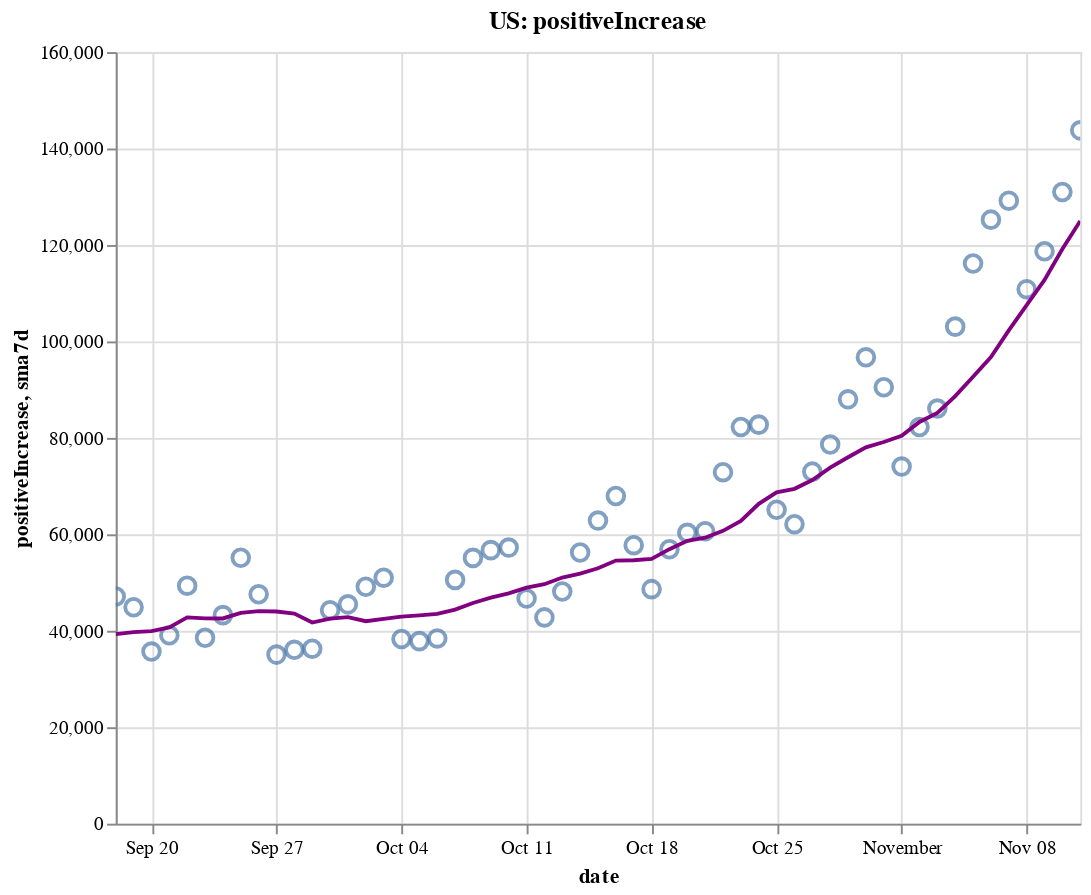

Here is the notebook cell this chart was saved with:
### Code cell
create_plot(us, 'positiveIncrease')

### Figure 1 — Vega-Lite specification as saved in the notebook (floating-point values rounded to 4 significant figures)
{"config": {"view": {"continuousWidth": 400, "continuousHeight": 300}}, "layer": [{"layer": [{"mark": {"type": "point", "size": 75}, "encoding": {"tooltip": [{"type": "temporal", "field": "date"}, {"type": "quantitative", "field": "positiveIncrease"}, {"type": "quantitative", "field": "sma7d"}], "x": {"type": "temporal", "field": "date"}, "y": {"type": "quantitative", "field": "positiveIncrease"}}, "selection": {"selector002": {"type": "interval", "bind": "scales", "encodings": ["x", "y"]}}}, {"mark": {"type": "line", "color": "purple"}, "encoding": {"x": {"type": "temporal", "field": "date"}, "y": {"type": "quantitative", "field": "sma7d"}}}]}, {"mark": {"type": "rule", "color": "#aaa"}, "encoding": {"x": {"type": "temporal", "field": "date"}}, "transform": [{"filter": {"selection": "selector001"}}]}, {"mark": "circle", "encoding": {"opacity": {"condition": {"value": 1, "selection": "selector001"}, "value": 0}, "tooltip": [{"type": "temporal", "field": "date"}, {"type": "quantitative", "field": "positiveIncrease"}, {"type": "quantitative", "field": "sma7d"}], "x": {"type": "temporal", "field": "date"}, "y": {"type": "quantitative", "field": "positiveIncrease"}}, "selection": {"selector001": {"type": "single", "encodings": ["x"], "on": "mouseover", "nearest": true, "empty": "none"}}}, {"mark": {"type": "text", "align": "left", "dx": 5, "dy": -5, "stroke": "white", "strokeWidth": 2}, "encoding": {"text": {"type": "quantitative", "field": "positiveIncrease"}, "tooltip": [{"type": "temporal", "field": "date"}, {"type": "quantitative", "field": "positiveIncrease"}, {"type": "quantitative", "field": "sma7d"}], "x": {"type": "temporal", "field": "date"}, "y": {"type": "quantitative", "field": "positiveIncrease"}}, "transform": [{"filter": {"selection": "selector001"}}]}, {"mark": {"type": "text", "align": "left", "dx": 5, "dy": -5}, "encoding": {"text": {"type": "quantitative", "field": "positiveIncrease"}, "tooltip": [{"type": "temporal", "field": "date"}, {"type": "quantitative", "field": "positiveIncrease"}, {"type": "quantitative", "field": "sma7d"}], "x": {"type": "temporal", "field": "date"}, "y": {"type": "quantitative", "field": "positiveIncrease"}}, "transform": [{"filter": {"selection": "selector001"}}]}], "data": {"name": "data-a79a46107ecaee8271f8865f1e08f477"}, "height": 400, "title": "US: positiveIncrease", "width": 500, "$schema": "https://vega.github.io/schema/vega-lite/v4.8.1.json", "datasets": {"data-a79a46107ecaee8271f8865f1e08f477": [{"date": "2020-09-18T00:00:00", "totalTestResultsIncrease": 1093000.0, "positiveIncrease": 47120.0, "death": 190600.0, "deathIncrease": 901.0, "positiveRate": 0.043, "state": "US", "sma7d": 39290.0}, {"date": "2020-09-19T00:00:00", "totalTestResultsIncrease": 1176000.0, "positiveIncrease": 44890.0, "death": 191300.0, "deathIncrease": 740.0, "positiveRate": 0.038, "state": "US", "sma7d": 39730.0}, {"date": "2020-09-20T00:00:00", "totalTestResultsIncrease": 978400.0, "positiveIncrease": 35690.0, "death": 191600.0, "deathIncrease": 327.0, "positiveRate": 0.036, "state": "US", "sma7d": 39930.0}, {"date": "2020-09-21T00:00:00", "totalTestResultsIncrease": 775000.0, "positiveIncrease": 39060.0, "death": 191900.0, "deathIncrease": 287.0, "positiveRate": 0.05, "state": "US", "sma7d": 40700.0}, {"date": "2020-09-22T00:00:00", "totalTestResultsIncrease": 850800.0, "positiveIncrease": 49350.0, "death": 192800.0, "deathIncrease": 854.0, "positiveRate": 0.058, "state": "US", "sma7d": 42770.0}, {"date": "2020-09-23T00:00:00", "totalTestResultsIncrease": 1010000.0, "positiveIncrease": 38550.0, "death": 193900.0, "deathIncrease": 1159.0, "positiveRate": 0.038, "state": "US", "sma7d": 42580.0}, {"date": "2020-09-24T00:00:00", "totalTestResultsIncrease": 1038000.0, "positiveIncrease": 43240.0, "death": 194800.0, "deathIncrease": 921.0, "positiveRate": 0.042, "state": "US", "sma7d": 42560.0}, {"date": "2020-09-25T00:00:00", "totalTestResultsIncrease": 1112000.0, "positiveIncrease": 55140.0, "death": 195700.0, "deathIncrease": 844.0, "positiveRate": 0.05, "state": "US", "sma7d": 43700.0}, {"date": "2020-09-26T00:00:00", "totalTestResultsIncrease": 1123000.0, "positiveIncrease": 47580.0, "death": 196600.0, "deathIncrease": 869.0, "positiveRate": 0.042, "state": "US", "sma7d": 44090.0}, {"date": "2020-09-27T00:00:00", "totalTestResultsIncrease": 905600.0, "positiveIncrease": 35060.0, "death": 196900.0, "deathIncrease": 307.0, "positiveRate": 0.039, "state": "US", "sma7d": 44000.0}, {"date": "2020-09-28T00:00:00", "totalTestResultsIncrease": 1164000.0, "positiveIncrease": 36060.0, "death": 197100.0, "deathIncrease": 257.0, "positiveRate": 0.031, "state": "US", "sma7d": 43570.0}, {"date": "2020-09-29T00:00:00", "totalTestResultsIncrease": 914100.0, "positiveIncrease": 36290.0, "death": 197900.0, "deathIncrease": 739.0, "positiveRate": 0.04, "state": "US", "sma7d": 41700.0}, {"date": "2020-09-30T00:00:00", "totalTestResultsIncrease": 904400.0, "positiveIncrease": 44270.0, "death": 198900.0, "deathIncrease": 1061.0, "positiveRate": 0.049, "state": "US", "sma7d": 42520.0}, {"date": "2020-10-01T00:00:00", "totalTestResultsIncrease": 998200.0, "positiveIncrease": 45480.0, "death": 199800.0, "deathIncrease": 851.0, "positiveRate": 0.046, "state": "US", "sma7d": 42840.0}, {"date": "2020-10-02T00:00:00", "totalTestResultsIncrease": 1242000.0, "positiveIncrease": 49130.0, "death": 200600.0, "deathIncrease": 835.0, "positiveRate": 0.04, "state": "US", "sma7d": 41980.0}, {"date": "2020-10-03T00:00:00", "totalTestResultsIncrease": 1100000.0, "positiveIncrease": 51010.0, "death": 201400.0, "deathIncrease": 741.0, "positiveRate": 0.046, "state": "US", "sma7d": 42470.0}, {"date": "2020-10-04T00:00:00", "totalTestResultsIncrease": 1029000.0, "positiveIncrease": 38290.0, "death": 201700.0, "deathIncrease": 363.0, "positiveRate": 0.037, "state": "US", "sma7d": 42930.0}, {"date": "2020-10-05T00:00:00", "totalTestResultsIncrease": 990500.0, "positiveIncrease": 37860.0, "death": 202000.0, "deathIncrease": 326.0, "positiveRate": 0.038, "state": "US", "sma7d": 43190.0}, {"date": "2020-10-06T00:00:00", "totalTestResultsIncrease": 907000.0, "positiveIncrease": 38420.0, "death": 202700.0, "deathIncrease": 634.0, "positiveRate": 0.042, "state": "US", "sma7d": 43490.0}, {"date": "2020-10-07T00:00:00", "totalTestResultsIncrease": 973500.0, "positiveIncrease": 50560.0, "death": 203600.0, "deathIncrease": 916.0, "positiveRate": 0.052, "state": "US", "sma7d": 44390.0}, {"date": "2020-10-08T00:00:00", "totalTestResultsIncrease": 1149000.0, "positiveIncrease": 55120.0, "death": 204600.0, "deathIncrease": 986.0, "positiveRate": 0.048, "state": "US", "sma7d": 45770.0}, {"date": "2020-10-09T00:00:00", "totalTestResultsIncrease": 1201000.0, "positiveIncrease": 56720.0, "death": 205500.0, "deathIncrease": 893.0, "positiveRate": 0.047, "state": "US", "sma7d": 46850.0}, {"date": "2020-10-10T00:00:00", "totalTestResultsIncrease": 1247000.0, "positiveIncrease": 57250.0, "death": 206100.0, "deathIncrease": 665.0, "positiveRate": 0.046, "state": "US", "sma7d": 47740.0}, {"date": "2020-10-11T00:00:00", "totalTestResultsIncrease": 1083000.0, "positiveIncrease": 46700.0, "death": 206600.0, "deathIncrease": 466.0, "positiveRate": 0.043, "state": "US", "sma7d": 48950.0}, {"date": "2020-10-12T00:00:00", "totalTestResultsIncrease": 1064000.0, "positiveIncrease": 42780.0, "death": 206900.0, "deathIncrease": 287.0, "positiveRate": 0.04, "state": "US", "sma7d": 49650.0}, {"date": "2020-10-13T00:00:00", "totalTestResultsIncrease": 1041000.0, "positiveIncrease": 48150.0, "death": 207600.0, "deathIncrease": 690.0, "positiveRate": 0.046, "state": "US", "sma7d": 51040.0}, {"date": "2020-10-14T00:00:00", "totalTestResultsIncrease": 1041000.0, "positiveIncrease": 56240.0, "death": 208400.0, "deathIncrease": 811.0, "positiveRate": 0.054, "state": "US", "sma7d": 51850.0}, {"date": "2020-10-15T00:00:00", "totalTestResultsIncrease": 1102000.0, "positiveIncrease": 62850.0, "death": 209300.0, "deathIncrease": 951.0, "positiveRate": 0.057, "state": "US", "sma7d": 52960.0}, {"date": "2020-10-16T00:00:00", "totalTestResultsIncrease": 1230000.0, "positiveIncrease": 67940.0, "death": 210200.0, "deathIncrease": 877.0, "positiveRate": 0.055, "state": "US", "sma7d": 54560.0}, {"date": "2020-10-17T00:00:00", "totalTestResultsIncrease": 1295000.0, "positiveIncrease": 57750.0, "death": 211000.0, "deathIncrease": 780.0, "positiveRate": 0.045, "state": "US", "sma7d": 54630.0}, {"date": "2020-10-18T00:00:00", "totalTestResultsIncrease": 1056000.0, "positiveIncrease": 48630.0, "death": 211400.0, "deathIncrease": 393.0, "positiveRate": 0.046, "state": "US", "sma7d": 54900.0}, {"date": "2020-10-19T00:00:00", "totalTestResultsIncrease": 1131000.0, "positiveIncrease": 56900.0, "death": 211800.0, "deathIncrease": 456.0, "positiveRate": 0.05, "state": "US", "sma7d": 56920.0}, {"date": "2020-10-20T00:00:00", "totalTestResultsIncrease": 948700.0, "positiveIncrease": 60310.0, "death": 212700.0, "deathIncrease": 832.0, "positiveRate": 0.064, "state": "US", "sma7d": 58660.0}, {"date": "2020-10-21T00:00:00", "totalTestResultsIncrease": 939500.0, "positiveIncrease": 60660.0, "death": 213700.0, "deathIncrease": 1024.0, "positiveRate": 0.065, "state": "US", "sma7d": 59290.0}, {"date": "2020-10-22T00:00:00", "totalTestResultsIncrease": 1219000.0, "positiveIncrease": 72890.0, "death": 214800.0, "deathIncrease": 1143.0, "positiveRate": 0.06, "state": "US", "sma7d": 60730.0}, {"date": "2020-10-23T00:00:00", "totalTestResultsIncrease": 1379000.0, "positiveIncrease": 82260.0, "death": 215800.0, "deathIncrease": 917.0, "positiveRate": 0.06, "state": "US", "sma7d": 62770.0}, {"date": "2020-10-24T00:00:00", "totalTestResultsIncrease": 1321000.0, "positiveIncrease": 82740.0, "death": 216700.0, "deathIncrease": 890.0, "positiveRate": 0.063, "state": "US", "sma7d": 66340.0}, {"date": "2020-10-25T00:00:00", "totalTestResultsIncrease": 1191000.0, "positiveIncrease": 65090.0, "death": 217000.0, "deathIncrease": 377.0, "positiveRate": 0.055, "state": "US", "sma7d": 68690.0}, {"date": "2020-10-26T00:00:00", "totalTestResultsIncrease": 1201000.0, "positiveIncrease": 62100.0, "death": 217400.0, "deathIncrease": 389.0, "positiveRate": 0.052, "state": "US", "sma7d": 69440.0}, {"date": "2020-10-27T00:00:00", "totalTestResultsIncrease": 1081000.0, "positiveIncrease": 73000.0, "death": 218300.0, "deathIncrease": 931.0, "positiveRate": 0.068, "state": "US", "sma7d": 71250.0}, {"date": "2020-10-28T00:00:00", "totalTestResultsIncrease": 1086000.0, "positiveIncrease": 78640.0, "death": 219400.0, "deathIncrease": 1025.0, "positiveRate": 0.072, "state": "US", "sma7d": 73820.0}, {"date": "2020-10-29T00:00:00", "totalTestResultsIncrease": 1325000.0, "positiveIncrease": 87990.0, "death": 220400.0, "deathIncrease": 1049.0, "positiveRate": 0.066, "state": "US", "sma7d": 75980.0}, {"date": "2020-10-30T00:00:00", "totalTestResultsIncrease": 1362000.0, "positiveIncrease": 96710.0, "death": 221400.0, "deathIncrease": 933.0, "positiveRate": 0.071, "state": "US", "sma7d": 78040.0}, {"date": "2020-10-31T00:00:00", "totalTestResultsIncrease": 1374000.0, "positiveIncrease": 90490.0, "death": 222300.0, "deathIncrease": 963.0, "positiveRate": 0.066, "state": "US", "sma7d": 79150.0}, {"date": "2020-11-01T00:00:00", "totalTestResultsIncrease": 1140000.0, "positiveIncrease": 74050.0, "death": 222700.0, "deathIncrease": 391.0, "positiveRate": 0.065, "state": "US", "sma7d": 80430.0}, {"date": "2020-11-02T00:00:00", "totalTestResultsIncrease": 1328000.0, "positiveIncrease": 82250.0, "death": 223200.0, "deathIncrease": 476.0, "positiveRate": 0.062, "state": "US", "sma7d": 83300.0}, {"date": "2020-11-03T00:00:00", "totalTestResultsIncrease": 1126000.0, "positiveIncrease": 86080.0, "death": 224700.0, "deathIncrease": 1529.0, "positiveRate": 0.076, "state": "US", "sma7d": 85170.0}, {"date": "2020-11-04T00:00:00", "totalTestResultsIncrease": 1207000.0, "positiveIncrease": 103100.0, "death": 225800.0, "deathIncrease": 1116.0, "positiveRate": 0.085, "state": "US", "sma7d": 88660.0}, {"date": "2020-11-05T00:00:00", "totalTestResultsIncrease": 1564000.0, "positiveIncrease": 116200.0, "death": 227000.0, "deathIncrease": 1124.0, "positiveRate": 0.074, "state": "US", "sma7d": 92690.0}, {"date": "2020-11-06T00:00:00", "totalTestResultsIncrease": 1562000.0, "positiveIncrease": 125300.0, "death": 228100.0, "deathIncrease": 1186.0, "positiveRate": 0.08, "state": "US", "sma7d": 96760.0}, {"date": "2020-11-07T00:00:00", "totalTestResultsIncrease": 1406000.0, "positiveIncrease": 129200.0, "death": 229200.0, "deathIncrease": 1104.0, "positiveRate": 0.092, "state": "US", "sma7d": 102300.0}, {"date": "2020-11-08T00:00:00", "totalTestResultsIncrease": 1259000.0, "positiveIncrease": 110800.0, "death": 229700.0, "deathIncrease": 487.0, "positiveRate": 0.088, "state": "US", "sma7d": 107500.0}, {"date": "2020-11-09T00:00:00", "totalTestResultsIncrease": 1519000.0, "positiveIncrease": 118700.0, "death": 230300.0, "deathIncrease": 580.0, "positiveRate": 0.078, "state": "US", "sma7d": 112800.0}, {"date": "2020-11-10T00:00:00", "totalTestResultsIncrease": 1237000.0, "positiveIncrease": 131000.0, "death": 231700.0, "deathIncrease": 1347.0, "positiveRate": 0.106, "state": "US", "sma7d": 119200.0}, {"date": "2020-11-11T00:00:00", "totalTestResultsIncrease": 1375000.0, "positiveIncrease": 143800.0, "death": 233000.0, "deathIncrease": 1417.0, "positiveRate": 0.105, "state": "US", "sma7d": 125000.0}]}}
